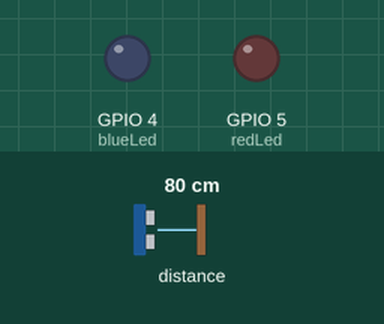
This sketch was run on a simulated ESP8266 (NodeMCU). Parts: output pins drawn as LEDs (lit = HIGH). The inputs (shaded band) are chosen by the test bench; at power-on: distance to the obstacle 80 cm. The echo pulse lasts 58.3 µs per cm; WiFi joins after 1.5 s; servers stay silent unless stated; web services answer with replies made up by the test bench; pins used as bus, display or sensor lines are not drawn; what the sketch prints to the serial monitor is not drawn.

Above: at 13.4 s.
13.5 s: distance to the obstacle set to 62 cm
15.4 s: distance to the obstacle set to 56 cm
At 16.4 s:
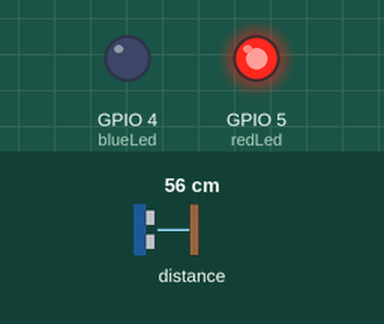
At 21.1 s:
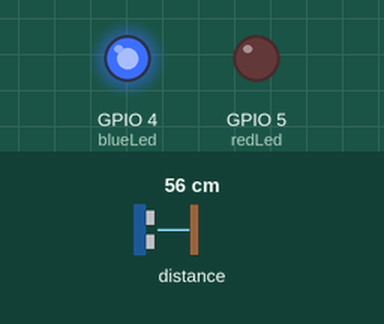
Timing chart, 0 to 24.4 s (numbered marks = the images above; inputs shaded):
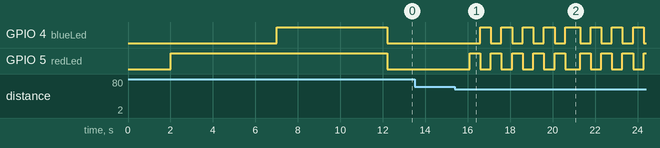

The sketch:

USBurglarAlarm.ino
```cpp
#include <ESP8266WiFi.h>
#include <ESP8266HTTPClient.h>

const char* ssid = "Level1304";
const char* password = "crimson-king";
const char* SHA1Fingerprint = "C0:5D:08:5E:E1:3E:E0:66:F3:79:27:1A:CA:1F:FC:09:24:11:61:62";

// defines pins numbers
const int trigPin = 2;  //D4
const int echoPin = 0;  //D3
const int redLed = 5;  //D1
const int blueLed = 4;  //D2

// defines variables
boolean triggered = false;

long duration = 0;
int distance = 0;
int flagCount = 0;

int triggerCount = 0;

int distanceSetup = 0;
int distanceLoop = 0;


void setup() {

    Serial.begin(115200); // Starts the serial communication
    if(WiFi.status() != WL_CONNECTED){
        Serial.println("Wifi Connection Initialised");
        Serial.println("Connecting");
        WiFi.begin(ssid, password);
        while (WiFi.status() != WL_CONNECTED) {
             delay(1000);
             Serial.print(".");
       }
    }
    Serial.println("Wifi Connected");
    Serial.println("IP address: ");
    Serial.print(WiFi.localIP());

    pinMode(trigPin, OUTPUT); // Sets the trigPin as an Output
    pinMode(echoPin, INPUT); // Sets the echoPin as an Input
    pinMode(redLed, OUTPUT);
    pinMode(blueLed, OUTPUT);
    triggered = false;
    flagCount = 0;
    Serial.println("\nCalibration Begin");
    Serial.print(".");
    digitalWrite(redLed, HIGH);
    Serial.print(".");
    delay(5000);
    digitalWrite(blueLed, HIGH);
    Serial.print(".");
    delay(5000);
    Serial.print(".");

    distanceSetup = CalibrateSensor();

    Serial.println("Calibration Complete ");
    digitalWrite(redLed, LOW);
    digitalWrite(blueLed, LOW);
    Serial.println("Setup Distance (in Cms) : ");
    Serial.print(distanceSetup);
}

void loop() {

if (distanceSetup < 10)
{
  setup();
}


int counter = 0;

  if (triggered) {

    postToIFTTT();

    triggerCount = triggerCount + 1;
    while(counter < 21)
    {
          if(counter== 5){
              IntruderLightsON();
            }
            if(counter  == 20){
                IntruderLightsOFF();
            }


        digitalWrite(redLed, HIGH);
        digitalWrite(blueLed, LOW);
        delay(500);
        digitalWrite(redLed, LOW);
        digitalWrite(blueLed, HIGH);
        delay(500);
        counter = counter + 1;
      }
    setup();
  }

  else {

    distanceLoop = CalibrateSensor();
    if (distanceLoop < distanceSetup - 20) { //Relaxation Limit 20cms
      if(flagCount > 0){ //Trigger on 2 (n) successive flags - Set Value as n-2
      triggered = true;
      }
      else{
        flagCount = flagCount + 1;
      }
    }
    else{
      flagCount = 0;
    }
}

}

int CalibrateSensor()
{
  digitalWrite(trigPin, LOW);
  delayMicroseconds(2);
  digitalWrite(trigPin, HIGH);
  delayMicroseconds(10);
  digitalWrite(trigPin, LOW);
  duration = pulseIn(echoPin, HIGH);
  //Velocity of Sound = 0.034cm/microsec
  distance= duration*0.034/2;
  delay(200);
  return distance;
}

void postToIFTTT(){
  if(WiFi.status() == WL_CONNECTED){
      HTTPClient http;
      http.begin("https://maker.ifttt.com/trigger/IntruderDetected/with/key/vTunY9sALMkg8y7YpQO5V", SHA1Fingerprint);
      http.addHeader("Content-Type", "text/plain");
      int httpCode = http.GET();
      http.end();
  }
}

void IntruderLightsON(){
  if(WiFi.status() == WL_CONNECTED){
      HTTPClient http;
      http.begin("https://maker.ifttt.com/trigger/IntruderLightsON/with/key/vTunY9sALMkg8y7YpQO5V", SHA1Fingerprint);
      http.addHeader("Content-Type", "text/plain");
      int httpCode = http.GET();
      http.end();
  }
}

void IntruderLightsOFF(){
  if(WiFi.status() == WL_CONNECTED){
      HTTPClient http;
      http.begin("https://maker.ifttt.com/trigger/IntruderLightsOFF/with/key/vTunY9sALMkg8y7YpQO5V", SHA1Fingerprint);
      http.addHeader("Content-Type", "text/plain");
      int httpCode = http.GET();
      http.end();
  }
}
```

Measured:
- the behaviour switches between 60 and 59 cm on distance to the obstacle (found by bisection; images 0 and 1)
- after the input at 13.5 s, every drawn part: stays the same
- after the input at 15.4 s, GPIO 4 (blueLed): goes 4 × (HIGH 0.50 s, LOW 0.50 s), HIGH 0.70 s, 3 × (LOW 0.50 s, HIGH 0.50 s), then LOW, starting after 1.2 s; GPIO 5 (redLed): goes 4 × (HIGH 0.50 s, LOW 0.50 s), HIGH 0.50 s, LOW 0.70 s, 3 × (HIGH 0.50 s, LOW 0.50 s), then HIGH, starting after 0.69 s
